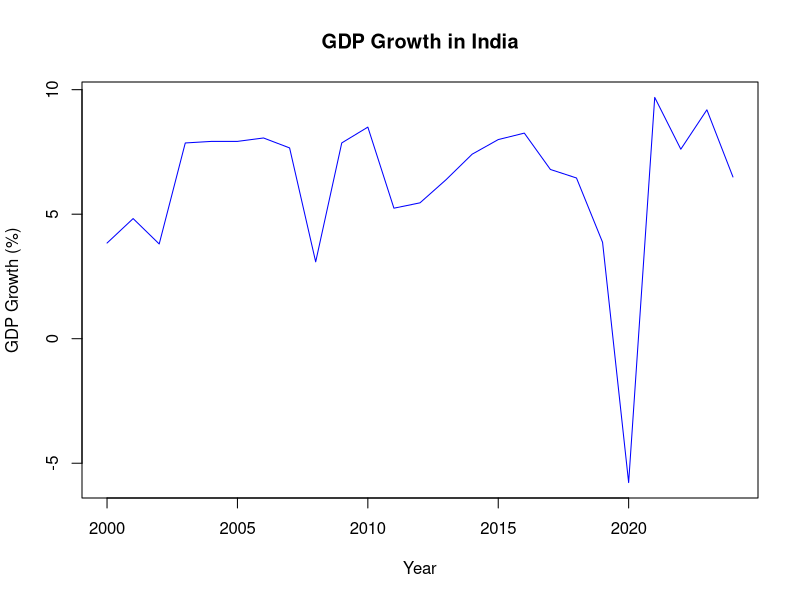
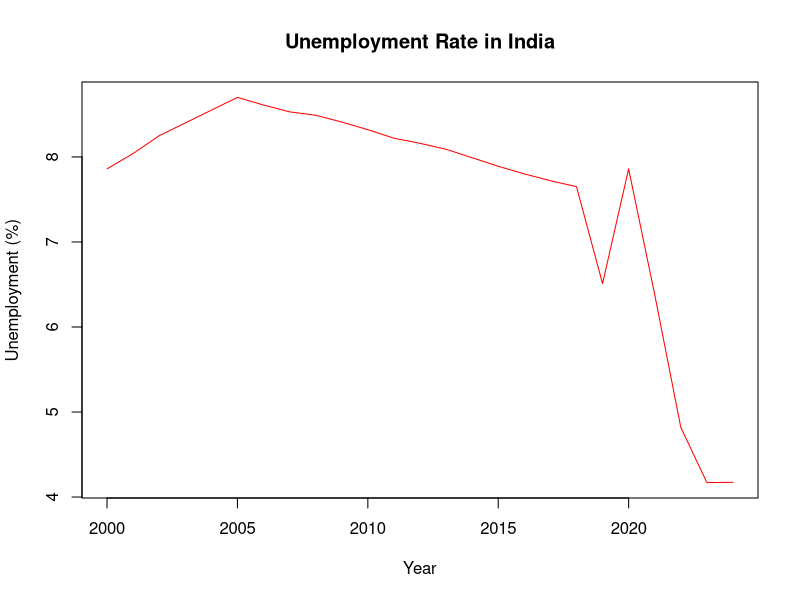
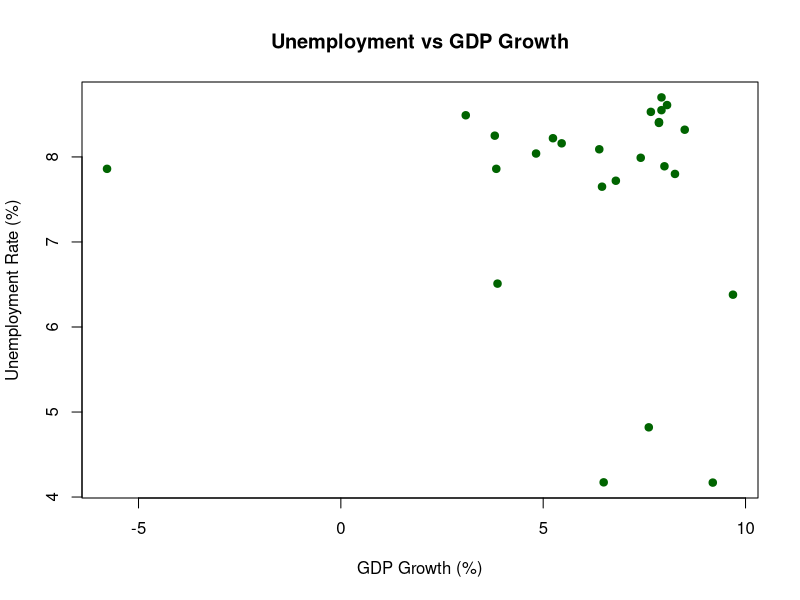

Generate these figures, in order, with R:
setwd("C:/Users/sahir/OneDrive - Lovely Professional University/Desktop")
list.files()
"okuns_law_india.csv"
data <- read.csv("okuns_law_india.csv")
head(data)
# Check structure
str(data)

# Plot GDP
plot(data$Year, data$GDP, type="l", col="blue",
     main="GDP Growth in India", xlab="Year", ylab="GDP Growth (%)")

# Plot Unemployment
plot(data$Year, data$Unemployment, type="l", col="red",
     main="Unemployment Rate in India", xlab="Year", ylab="Unemployment (%)")

# Scatter plot
plot(data$GDP, data$Unemployment,
     main="Unemployment vs GDP Growth",
     xlab="GDP Growth (%)",
     ylab="Unemployment Rate (%)",
     pch=19, col="darkgreen")

# Regression
model <- lm(Unemployment ~ GDP, data = data)
summary(model)
# Create change in unemployment
data$dUnemp <- c(NA, diff(data$Unemployment))

# Create lagged GDP growth
data$GDP_lag1 <- c(NA, data$GDP[-nrow(data)])

# Remove NA rows
data2 <- na.omit(data)

# New regression
model2 <- lm(dUnemp ~ GDP_lag1, data = data2)

summary(model2)
